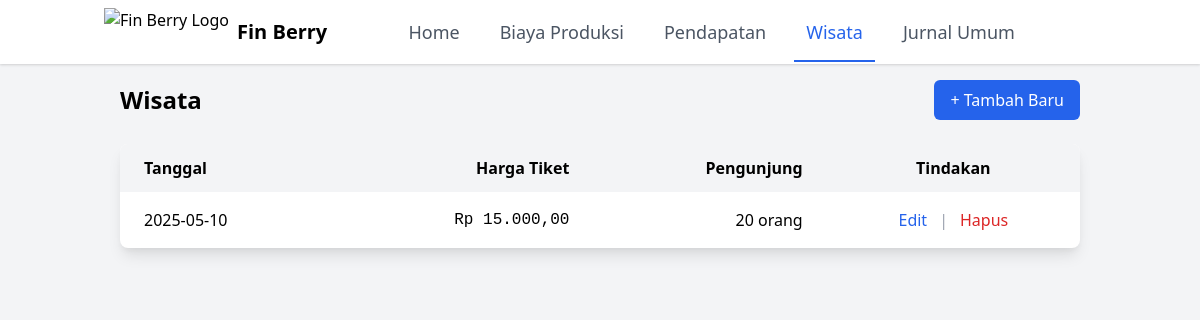
The app's page /tourism with its own data.
### models.py (models this page shows)
class Tourism(db.Model):
    id = db.Column(db.Integer, primary_key=True)
    date = db.Column(db.Date, nullable=False)
    ticket_price = db.Column(db.Float, nullable=False)
    visitor_count = db.Column(db.Integer, nullable=False, default=0)

### app.py (the view)
@app.route('/tourism')
def tourism_list():
    items = Tourism.query.all()
    return render_template('tourism.html', items=items)

### app.py (called while the page is built)
@app.template_filter('rupiah')
def format_rupiah(value):
    try:
        v = float(value)
        return "Rp {:,.2f}".format(v).replace(",", "X").replace(".", ",").replace("X", ".")
    except (ValueError, TypeError):
        return "Rp 0,00"

### templates/tourism.html
{% extends 'base.html' %} {% block content %}
<div class="container mx-auto px-4">
  <div class="flex justify-between items-center mb-6">
    <h1 class="text-2xl font-bold">Wisata</h1>
    <a
      href="{{ url_for('tourism_add') }}"
      class="bg-blue-600 hover:bg-blue-700 text-white px-4 py-2 rounded-md transition-colors"
    >
      + Tambah Baru
    </a>
  </div>
  <div class="bg-white shadow-lg rounded-lg overflow-hidden">
    <table class="min-w-full">
      <thead class="bg-gray-100">
        <tr>
          <th class="px-6 py-3 text-left">Tanggal</th>
          <th class="px-6 py-3 text-right">Harga Tiket</th>
          <th class="px-6 py-3 text-right">Pengunjung</th>
          <th class="px-6 py-3 text-center">Tindakan</th>
        </tr>
      </thead>
      <tbody class="divide-y">
        {% for i in items %}
        <tr class="hover:bg-gray-50">
          <td class="px-6 py-4">{{ i.date.strftime('%Y-%m-%d') }}</td>
          <td class="px-6 py-4 text-right font-mono">
            {{ i.ticket_price | rupiah }}
          </td>
          <td class="px-6 py-4 text-right">{{ i.visitor_count }} orang</td>
          <td class="px-6 py-4">
            <div class="flex justify-center space-x-3">
              <a
                href="{{ url_for('tourism_edit', id=i.id) }}"
                class="text-blue-600 hover:text-blue-800"
              >
                Edit
              </a>
              <span class="text-gray-400">|</span>
              <a
                href="{{ url_for('tourism_delete', id=i.id) }}"
                class="text-red-600 hover:text-red-800"
              >
                Hapus
              </a>
            </div>
          </td>
        </tr>
        {% endfor %}
      </tbody>
    </table>
  </div>
</div>
{% endblock %}

### records on screen
Tourism: date "2025-05-10", ticket_price|rupiah "Rp 15.000,00", visitor_count "20"
